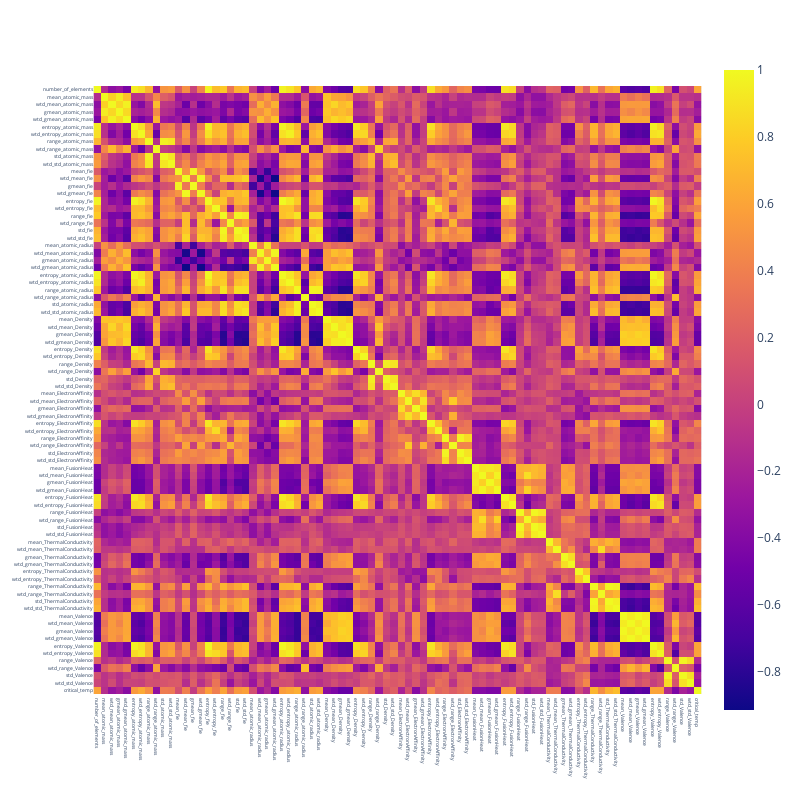

Source (notebook cell):
### Markdown cell above
#### 1.1 - General Spearman Correlation Heatmap

### Code cell
# correlation matrix
corr = df.corr(method='pearson')
fig = px.imshow(corr, text_auto=True, width=800, height=800)

fig.update_layout(
yaxis = dict(tickfont = dict(size=5)),
xaxis = dict(tickfont = dict(size=5)))


fig.show()

### Figure 1 — Plotly figure (JSON) as saved in the notebook; plotly's stock layout.template omitted (floating-point values rounded to 4 significant figures; data arrays with more than 128 entries replaced by an {"elided": "..."} marker saying what was removed)
{"data": [{"coloraxis": "coloraxis", "hovertemplate": "x: %{x}<br>y: %{y}<br>color: %{z}<extra></extra>", "name": "0", "texttemplate": "%{z}", "type": "heatmap", "x": ["number_of_elements", "mean_atomic_mass", "wtd_mean_atomic_mass", "gmean_atomic_mass", "wtd_gmean_atomic_mass", "entropy_atomic_mass", "wtd_entropy_atomic_mass", "range_atomic_mass", "wtd_range_atomic_mass", "std_atomic_mass", "wtd_std_atomic_mass", "mean_fie", "wtd_mean_fie", "gmean_fie", "wtd_gmean_fie", "entropy_fie", "wtd_entropy_fie", "range_fie", "wtd_range_fie", "std_fie", "wtd_std_fie", "mean_atomic_radius", "wtd_mean_atomic_radius", "gmean_atomic_radius", "wtd_gmean_atomic_radius", "entropy_atomic_radius", "wtd_entropy_atomic_radius", "range_atomic_radius", "wtd_range_atomic_radius", "std_atomic_radius", "wtd_std_atomic_radius", "mean_Density", "wtd_mean_Density", "gmean_Density", "wtd_gmean_Density", "entropy_Density", "wtd_entropy_Density", "range_Density", "wtd_range_Density", "std_Density", "wtd_std_Density", "mean_ElectronAffinity", "wtd_mean_ElectronAffinity", "gmean_ElectronAffinity", "wtd_gmean_ElectronAffinity", "entropy_ElectronAffinity", "wtd_entropy_ElectronAffinity", "range_ElectronAffinity", "wtd_range_ElectronAffinity", "std_ElectronAffinity", "wtd_std_ElectronAffinity", "mean_FusionHeat", "wtd_mean_FusionHeat", "gmean_FusionHeat", "wtd_gmean_FusionHeat", "entropy_FusionHeat", "wtd_entropy_FusionHeat", "range_FusionHeat", "wtd_range_FusionHeat", "std_FusionHeat", "wtd_std_FusionHeat", "mean_ThermalConductivity", "wtd_mean_ThermalConductivity", "gmean_ThermalConductivity", "wtd_gmean_ThermalConductivity", "entropy_ThermalConductivity", "wtd_entropy_ThermalConductivity", "range_ThermalConductivity", "wtd_range_ThermalConductivity", "std_ThermalConductivity", "wtd_std_ThermalConductivity", "mean_Valence", "wtd_mean_Valence", "gmean_Valence", "wtd_gmean_Valence", "entropy_Valence", "wtd_entropy_Valence", "range_Valence", "wtd_range_Valence", "std_Valence", "wtd_std_Valence", "critical_temp"], "xaxis": "x", "y": ["number_of_elements", "mean_atomic_mass", "wtd_mean_atomic_mass", "gmean_atomic_mass", "wtd_gmean_atomic_mass", "entropy_atomic_mass", "wtd_entropy_atomic_mass", "range_atomic_mass", "wtd_range_atomic_mass", "std_atomic_mass", "wtd_std_atomic_mass", "mean_fie", "wtd_mean_fie", "gmean_fie", "wtd_gmean_fie", "entropy_fie", "wtd_entropy_fie", "range_fie", "wtd_range_fie", "std_fie", "wtd_std_fie", "mean_atomic_radius", "wtd_mean_atomic_radius", "gmean_atomic_radius", "wtd_gmean_atomic_radius", "entropy_atomic_radius", "wtd_entropy_atomic_radius", "range_atomic_radius", "wtd_range_atomic_radius", "std_atomic_radius", "wtd_std_atomic_radius", "mean_Density", "wtd_mean_Density", "gmean_Density", "wtd_gmean_Density", "entropy_Density", "wtd_entropy_Density", "range_Density", "wtd_range_Density", "std_Density", "wtd_std_Density", "mean_ElectronAffinity", "wtd_mean_ElectronAffinity", "gmean_ElectronAffinity", "wtd_gmean_ElectronAffinity", "entropy_ElectronAffinity", "wtd_entropy_ElectronAffinity", "range_ElectronAffinity", "wtd_range_ElectronAffinity", "std_ElectronAffinity", "wtd_std_ElectronAffinity", "mean_FusionHeat", "wtd_mean_FusionHeat", "gmean_FusionHeat", "wtd_gmean_FusionHeat", "entropy_FusionHeat", "wtd_entropy_FusionHeat", "range_FusionHeat", "wtd_range_FusionHeat", "std_FusionHeat", "wtd_std_FusionHeat", "mean_ThermalConductivity", "wtd_mean_ThermalConductivity", "gmean_ThermalConductivity", "wtd_gmean_ThermalConductivity", "entropy_ThermalConductivity", "wtd_entropy_ThermalConductivity", "range_ThermalConductivity", "wtd_range_ThermalConductivity", "std_ThermalConductivity", "wtd_std_ThermalConductivity", "mean_Valence", "wtd_mean_Valence", "gmean_Valence", "wtd_gmean_Valence", "entropy_Valence", "wtd_entropy_Valence", "range_Valence", "wtd_range_Valence", "std_Valence", "wtd_std_Valence", "critical_temp"], "yaxis": "y", "z": {"elided": "82x82 float values"}}], "layout": {"coloraxis": {"colorscale": [[0, "#0d0887"], [0.1111, "#46039f"], [0.2222, "#7201a8"], [0.3333, "#9c179e"], [0.4444, "#bd3786"], [0.5556, "#d8576b"], [0.6667, "#ed7953"], [0.7778, "#fb9f3a"], [0.8889, "#fdca26"], [1, "#f0f921"]]}, "height": 800, "margin": {"t": 60}, "width": 800, "xaxis": {"anchor": "y", "constrain": "domain", "domain": [0, 1], "scaleanchor": "y", "tickfont": {"size": 5}}, "yaxis": {"anchor": "x", "autorange": "reversed", "constrain": "domain", "domain": [0, 1], "tickfont": {"size": 5}}}}
